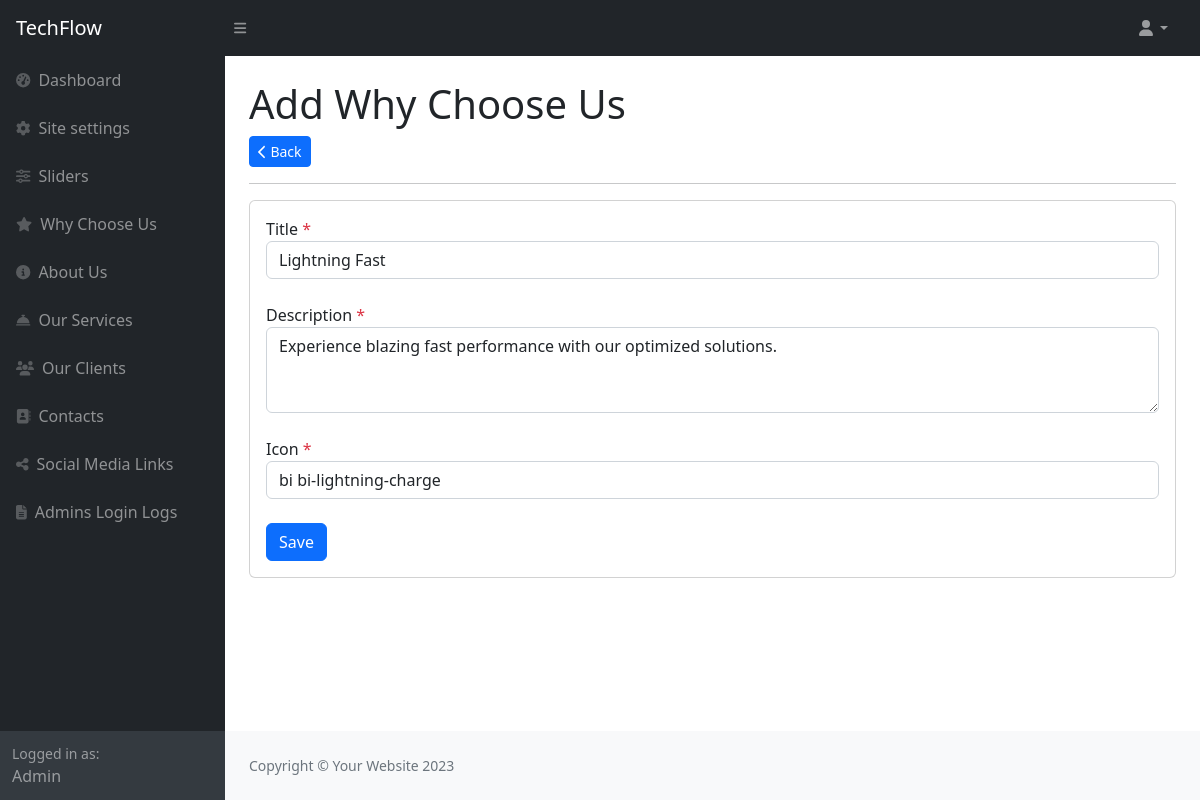
The page /admin/why_choose_us/edit/1 on the database its author committed.
### tables this page shows
CREATE TABLE `site_settings` (
  `id` int(11) NOT NULL,
  `site_title` varchar(100) DEFAULT NULL,
  `footer_description` varchar(100) DEFAULT NULL,
  `site_email` varchar(100) DEFAULT NULL,
  `logo` varchar(100) DEFAULT NULL,
  `fav_icon` varchar(100) DEFAULT NULL,
  `phone_number` varchar(100) DEFAULT NULL,
  `why_choose_title` varchar(100) DEFAULT NULL,
  `why_choose_desc` varchar(255) DEFAULT NULL,
  `our_service_title` varchar(100) DEFAULT NULL,
  `our_service_desc` varchar(255) DEFAULT NULL,
  `our_client_title` varchar(100) DEFAULT NULL,
  `our_client_desc` varchar(255) DEFAULT NULL,
  `contact_title` varchar(100) DEFAULT NULL,
  `contact_desc` varchar(255) DEFAULT NULL
);

CREATE TABLE `why_choose_us` (
  `id` int(11) NOT NULL,
  `icon` varchar(100) DEFAULT NULL,
  `title` varchar(255) DEFAULT NULL,
  `description` varchar(255) DEFAULT NULL
);

### application/controllers/admin/Why_choose_us.php (called while the page is built, shortened)
<?php
class Why_choose_us extends CI_Controller
{
    public function __construct()
    {
        $this->load->library('form_validation');
        $this->load->model('Admin_model');
        $this->load->helper('form');
    }
    public function edit($id)
    {
        if (!empty($_POST)) {
            $this->form_validation->set_rules('title', 'Title', 'required|trim');
            $this->form_validation->set_rules('description', 'Description', 'required|trim');
            if ($this->form_validation->run() == FALSE) {
                $this->session->set_flashdata("type", "failed");
                $this->session->set_flashdata("msg", "Something went wrong");
                $this->load->view("admin/add_edit_why_choose_us");
            } else {
                $data = [
                    'title' => $this->input->post('title'),
                    'description' => $this->input->post('description'),
                    'icon' => $this->input->post('icon')
                ];
                $this->Admin_model->edit_data($data, 'why_choose_us', $id);
                $this->session->set_flashdata("type", "success");
                $this->session->set_flashdata("msg", "Data inserted successfully");
                redirect(base_url('why_choose_us'));
            }
        } else {
            if (isset($id)) {
                $data['why_choose_us'] = $this->Admin_model->get_data_by_id($id, 'why_choose_us');
                $this->load->view('admin/add_edit_why_choose_us', $data);
            } else {
                $this->load->view('admin/add_edit_why_choose_us');
            }
        }
    }
}

### index.php (called while the page is built, shortened)
<?php
require_once BASEPATH . 'core/CodeIgniter.php';

### application/models/Admin_model.php (called while the page is built, shortened)
<?php
class Admin_model extends CI_Model
{
    public function get_data_by_id($id, $table)
    {
        return $this->db->where('id', $id)->get($table)->row();
    }
}

### application/views/admin/add_edit_why_choose_us.php (the view, shortened to what this page needs)
<?php
$this->load->view('admin/includes/header');
$this->load->view('admin/includes/sidebar'); ?>
<div id="layoutSidenav_content">
    <main>
        <div class="container-fluid px-4">
            <h1 class="mt-4">Add Why Choose Us</h1>
            <button class="btn btn-primary btn-sm" onclick="window.history.go(-1)">
                <i class="fa fa-chevron-left" aria-hidden="true"></i> Back
            </button>
            <hr>
            <div class="card mb-4" style="max-width: 1000px; margin: auto;">
                <div class="card-body">
                    <form action="<?= isset($why_choose_us->id) ? base_url('admin/why_choose_us/edit/' . $why_choose_us->id) : base_url('admin/why_choose_us/add') ?>" method="POST" enctype="multipart/form-data">
                        <div class="form-group">
                            <label for="siteTitle">Title <span class="text-danger">*</span></label>
                            <input type="text" id="title" name="title" class="form-control" value="<?= ($why_choose_us->title) ? $why_choose_us->title : '' ?>" required>
                        </div>
                        <br>
                        <div class="form-group">
                            <label for="footerDesc">Description <span class="text-danger">*</span></label>
                            <textarea id="description" name="description" class="form-control" rows="3" required><?= ($why_choose_us->description) ? $why_choose_us->description : '' ?></textarea>
                        </div>
                        <br>
                        <div class="form-group">
                            <label for="siteTitle">Icon <span class="text-danger">*</span></label>
                            <input type="text" id="icon" name="icon" class="form-control" value="<?= ($why_choose_us->icon) ? $why_choose_us->icon : '' ?>" required>
                        </div>
                        <br>
                        <button type="submit" class="btn btn-primary">Save</button>
                    </form>
                </div>
            </div>
        </div>
    </main>

### application/views/admin/includes/header.php (shortened to what this page needs)
<!DOCTYPE html>
<html lang="en">
<head>
    <?php $site_settings = $this->db->where('id', 1)->get('site_settings')->row() ?>
    <link href="https://cdn.jsdelivr.net/npm/simple-datatables@7.1.2/dist/style.min.css" rel="stylesheet" />
    <link href="<?= base_url() ?>assets/admin_assets/css/styles.css" rel="stylesheet" />
</head>
<body class="sb-nav-fixed">
    <nav class="sb-topnav navbar navbar-expand navbar-dark bg-dark">
        <a class="navbar-brand ps-3" href="<?= base_url('admin/login') ?>"><?= $site_settings->site_title ?></a>
        <button class="btn btn-link btn-sm order-1 order-lg-0 me-4 me-lg-0" id="sidebarToggle" href="#!"><i class="fas fa-bars"></i></button>
        <ul class="navbar-nav ms-auto ms-md-0 me-3 me-lg-4">
            <li class="nav-item dropdown">
                <a class="nav-link dropdown-toggle" id="navbarDropdown" href="#" role="button" data-bs-toggle="dropdown" aria-expanded="false"><i class="fas fa-user fa-fw"></i></a>
            </li>
        </ul>
    </nav>
    <div id="layoutSidenav">

### rows shown on the page
site_settings: site_title "TechFlow"
why_choose_us: title "Lightning Fast", description "Experience blazing fast performance with our optimized solutions.", icon "bi bi-lightning-charge"
